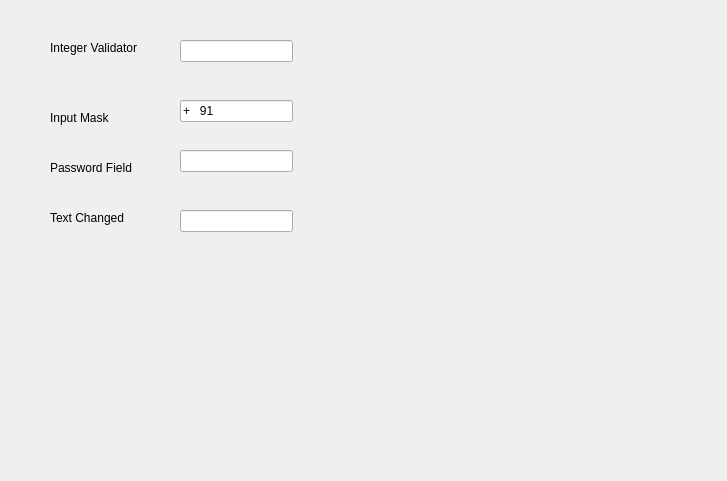
<?xml version="1.0" encoding="UTF-8"?>
<ui version="4.0">
 <class>Form</class>
 <widget class="QWidget" name="Form">
  <property name="geometry">
   <rect>
    <x>0</x>
    <y>0</y>
    <width>727</width>
    <height>481</height>
   </rect>
  </property>
  <property name="windowTitle">
   <string>Form</string>
  </property>
  <widget class="QLabel" name="label">
   <property name="geometry">
    <rect>
     <x>50</x>
     <y>40</y>
     <width>101</width>
     <height>16</height>
    </rect>
   </property>
   <property name="text">
    <string>Integer Validator</string>
   </property>
  </widget>
  <widget class="QLabel" name="label_3">
   <property name="geometry">
    <rect>
     <x>50</x>
     <y>110</y>
     <width>71</width>
     <height>16</height>
    </rect>
   </property>
   <property name="text">
    <string>Input Mask</string>
   </property>
  </widget>
  <widget class="QLabel" name="label_4">
   <property name="geometry">
    <rect>
     <x>50</x>
     <y>160</y>
     <width>101</width>
     <height>16</height>
    </rect>
   </property>
   <property name="text">
    <string>Password Field</string>
   </property>
  </widget>
  <widget class="QLabel" name="label_5">
   <property name="geometry">
    <rect>
     <x>50</x>
     <y>210</y>
     <width>91</width>
     <height>16</height>
    </rect>
   </property>
   <property name="text">
    <string>Text Changed</string>
   </property>
  </widget>
  <widget class="QLineEdit" name="t1">
   <property name="geometry">
    <rect>
     <x>180</x>
     <y>40</y>
     <width>113</width>
     <height>22</height>
    </rect>
   </property>
  </widget>
  <widget class="QLineEdit" name="t2">
   <property name="geometry">
    <rect>
     <x>180</x>
     <y>100</y>
     <width>113</width>
     <height>22</height>
    </rect>
   </property>
   <property name="inputMask">
    <string>+99 999 999 9999</string>
   </property>
   <property name="text">
    <string>+ 91  </string>
   </property>
  </widget>
  <widget class="QLineEdit" name="t3">
   <property name="geometry">
    <rect>
     <x>180</x>
     <y>150</y>
     <width>113</width>
     <height>22</height>
    </rect>
   </property>
   <property name="text">
    <string/>
   </property>
   <property name="echoMode">
    <enum>QLineEdit::Password</enum>
   </property>
  </widget>
  <widget class="QLineEdit" name="t4">
   <property name="geometry">
    <rect>
     <x>180</x>
     <y>210</y>
     <width>113</width>
     <height>22</height>
    </rect>
   </property>
  </widget>
 </widget>
 <resources/>
 <connections/>
</ui>
